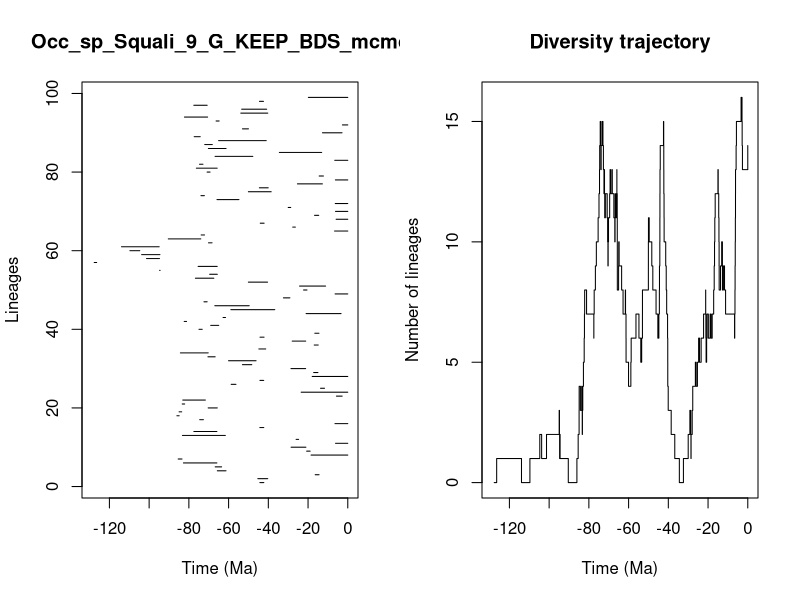

The R script that drew this image:


pdf(file='../Results/Species/5_MA_bins_EXT_EP/pyrate_mcmc_logs/Occ_sp_Squali_9_G_KEEP_BDS_mcmc_LTT.pdf',width=0.6*20, height=0.6*10)
title = "Occ_sp_Squali_9_G_KEEP_BDS_mcmc"
ts=c(44.24559962975814, 45.27384313183361,16.409192639033982,65.67137322264064,66.7539099882522,82.73504138798477,85.38591763781983,18.485197966505783,20.71016106819047,28.539512842742944,6.165377541731531,26.006740968359185,83.2400266678149,77.48524586111458,44.27970270379387,6.44897840366416,74.54800910384498,86.02207007540039,84.9156795981643,70.28945305230397,83.33723048675306,83.06351343318806,5.717170003856599,23.47296373424685,13.719429164698036,58.70294671297735,44.222534637044035,17.916255187283234,17.171258862644958,28.609213565334628,53.0321865960182,60.02890516606909,70.40022343572443,84.25694002475501,44.76002430324576,16.902529721865587,27.98063090117153,44.18950994238835,16.597528607279305,74.90085925179419,69.01057354197803,82.35274955804158,62.78483153201541,20.97868211234414,58.86227452916558,66.94389614808196,72.40452022759192,32.39869995021397,6.387109939157246,22.253196448017512,24.280081665698653,50.04540842358352,76.71594229009179,69.52736251433157,94.72433203776947,75.3377969363496,127.65064745454762,101.32066195249006,103.77723382718837,109.6793360627438,113.9182501949752,70.10934844881186,90.36015645227273,73.80728073427095,6.655990324112354,27.70355519711126,44.06755237223988,5.869429459690062,16.73384906249241,6.181929967004732,29.99312234269409,6.3103755527416645,65.84904293914661,73.91820430936095,50.03864070126142,44.50891617779445,25.349471884653862,6.248187265424978,14.405490197001392,70.82184789575135,76.23240271470593,74.63686413104587,6.561397236438381,66.8090992195392,34.44862401798432,70.16891308078918,72.01687092919143,65.03385710293158,77.32308958974095,12.75206132926942,53.020288007740206,2.688200015929849,66.298707254595,82.2244712280072,53.864173063539965,53.412149363471826,77.50092115725992,44.45579457533313,19.849968250032944)
te=c(42.25682086128319, 40.28769140195611,14.438416042205276,61.299483728531456,63.508486790798806,65.89901170050807,83.46100606220715,0.0,18.952391066931703,21.08393467377379,0.0,24.74863822160765,61.63777600848551,65.8911153911894,42.28337319680631,0.0,72.67683270314318,84.88645801397975,83.6125231927732,65.69786350463549,82.11443109934899,71.69339091520513,2.8318848207702185,0.0,11.706808977140966,56.29037165556868,42.321291412430185,0.0,15.026025769111676,21.20290302775967,48.32186714068084,46.175109505352374,66.75538877662069,70.26290490338668,41.310755217757475,14.88614061598423,21.180669467698074,42.14981890222382,14.515561890243362,73.28544981016313,64.96718162640627,81.15805926020545,61.53853101222042,3.3727146187439834,36.75384498464518,49.62253036464591,70.79491803369109,29.148850583152683,0.0,20.52008122428664,11.169038229664846,40.37770797459127,67.42154752737014,65.68272738850926,94.48170433067331,65.72808144453636,126.41242862630008,94.80213328700073,94.5697134889362,104.70384268922116,94.94530579543283,68.33984579070406,73.99058081884786,72.1221907947716,0.0,26.388911369448103,42.1136869411976,0.0,14.626615715603698,0.0,28.719866424564184,0.0,54.7906565640664,72.17713373663422,38.55546490817017,40.054926242100116,12.772085860916057,0.0,12.259818623353922,69.31826211359075,65.73394729959432,72.90695233126772,0.0,47.80375793485461,13.145347671592509,61.271461189205645,68.20429991432437,41.056608141589834,74.283658322874,2.897860649994617,49.99687610843678,0.0,64.75336885580921,70.55217452373178,40.27618572461343,40.82919501391396,70.76874514675818,42.43174794966537,0.0)
div_traj=c(0, 1,0,1,2,1,2,3,2,1,2,1,0,1,2,3,4,3,4,3,2,3,4,5,6,7,8,7,6,7,8,9,10,11,12,13,14,15,14,13,14,15,14,13,12,13,12,11,12,11,12,11,10,9,10,11,10,11,12,13,12,13,12,11,10,11,12,11,12,13,12,11,12,11,10,9,8,9,10,9,8,7,8,7,6,5,4,5,6,7,6,5,6,7,8,9,10,11,10,9,8,7,6,7,8,9,10,11,12,13,14,15,14,13,12,11,10,9,8,7,6,5,4,3,2,1,0,1,2,3,2,1,2,3,4,5,4,5,6,5,6,7,8,7,6,5,6,7,6,7,6,7,8,9,10,11,12,13,12,11,10,9,8,9,10,9,8,9,8,7,6,7,8,9,10,11,12,13,14,15,16,15,14,13,14)
time_events=c(127.65064745454762, 126.41242862630008,113.9182501949752,109.6793360627438,104.70384268922116,103.77723382718837,101.32066195249006,94.94530579543283,94.80213328700073,94.72433203776947,94.5697134889362,94.48170433067331,90.36015645227273,86.02207007540039,85.38591763781983,84.9156795981643,84.88645801397975,84.25694002475501,83.6125231927732,83.46100606220715,83.33723048675306,83.2400266678149,83.06351343318806,82.73504138798477,82.35274955804158,82.2244712280072,82.11443109934899,81.15805926020545,77.50092115725992,77.48524586111458,77.32308958974095,76.71594229009179,76.23240271470593,75.3377969363496,74.90085925179419,74.63686413104587,74.54800910384498,74.283658322874,73.99058081884786,73.91820430936095,73.80728073427095,73.28544981016313,72.90695233126772,72.67683270314318,72.40452022759192,72.17713373663422,72.1221907947716,72.01687092919143,71.69339091520513,70.82184789575135,70.79491803369109,70.76874514675818,70.55217452373178,70.40022343572443,70.28945305230397,70.26290490338668,70.16891308078918,70.10934844881186,69.52736251433157,69.31826211359075,69.01057354197803,68.33984579070406,68.20429991432437,67.42154752737014,66.94389614808196,66.8090992195392,66.75538877662069,66.7539099882522,66.298707254595,65.89901170050807,65.8911153911894,65.84904293914661,65.73394729959432,65.72808144453636,65.69786350463549,65.68272738850926,65.67137322264064,65.03385710293158,64.96718162640627,64.75336885580921,63.508486790798806,62.78483153201541,61.63777600848551,61.53853101222042,61.299483728531456,61.271461189205645,60.02890516606909,58.86227452916558,58.70294671297735,56.29037165556868,54.7906565640664,53.864173063539965,53.412149363471826,53.0321865960182,53.020288007740206,50.04540842358352,50.03864070126142,49.99687610843678,49.62253036464591,48.32186714068084,47.80375793485461,46.175109505352374,45.27384313183361,44.76002430324576,44.50891617779445,44.45579457533313,44.27970270379387,44.24559962975814,44.222534637044035,44.18950994238835,44.06755237223988,42.43174794966537,42.321291412430185,42.28337319680631,42.25682086128319,42.14981890222382,42.1136869411976,41.310755217757475,41.056608141589834,40.82919501391396,40.37770797459127,40.28769140195611,40.27618572461343,40.054926242100116,38.55546490817017,36.75384498464518,34.44862401798432,32.39869995021397,29.99312234269409,29.148850583152683,28.719866424564184,28.609213565334628,28.539512842742944,27.98063090117153,27.70355519711126,26.388911369448103,26.006740968359185,25.349471884653862,24.74863822160765,24.280081665698653,23.47296373424685,22.253196448017512,21.20290302775967,21.180669467698074,21.08393467377379,20.97868211234414,20.71016106819047,20.52008122428664,19.849968250032944,18.952391066931703,18.485197966505783,17.916255187283234,17.171258862644958,16.902529721865587,16.73384906249241,16.597528607279305,16.409192639033982,15.026025769111676,14.88614061598423,14.626615715603698,14.515561890243362,14.438416042205276,14.405490197001392,13.719429164698036,13.145347671592509,12.772085860916057,12.75206132926942,12.259818623353922,11.706808977140966,11.169038229664846,6.655990324112354,6.561397236438381,6.44897840366416,6.387109939157246,6.3103755527416645,6.248187265424978,6.181929967004732,6.165377541731531,5.869429459690062,5.717170003856599,3.3727146187439834,2.897860649994617,2.8318848207702185,2.688200015929849,0.0)
                par(mfrow=c(1,2))
                L = length(ts)
                plot(ts, 1:L , xlim=c(-max(ts)-1,0), pch=20, type="n", main=title,xlab="Time (Ma)",ylab="Lineages")
                for (i in 1:L){segments(x0=-te[i],y0=i,x1=-ts[i],y1=i)}    
                t = -time_events
                plot(div_traj ~ t,type="s", main = "Diversity trajectory",xlab="Time (Ma)",ylab="Number of lineages",xlim=c(-max(ts)-1,0))
                abline(v=c(65,200,251,367,445),lty=2,col="gray")
                
